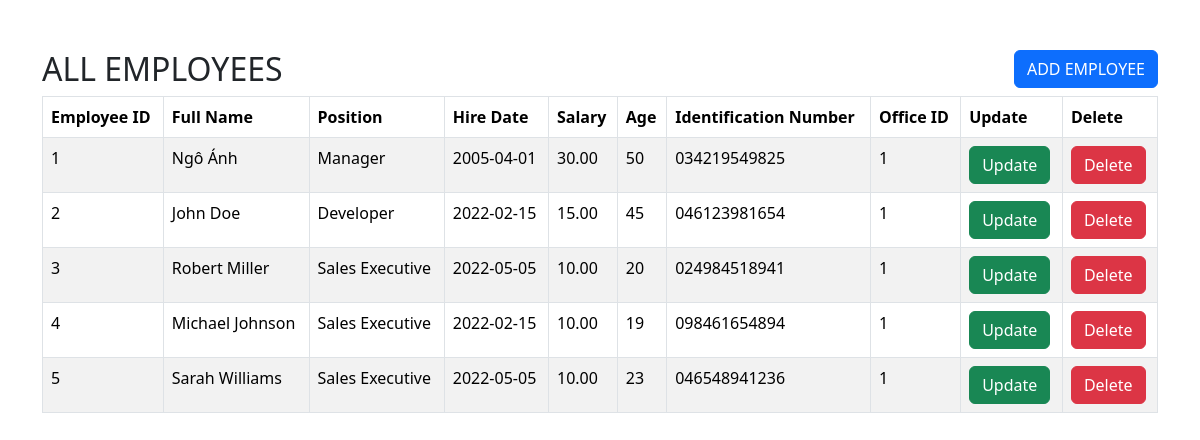
Page /page_employee.php on the committed database.
### tables this page shows
CREATE TABLE `employee` (
  `employeeId` int NOT NULL,
  `fullName` varchar(50) DEFAULT NULL,
  `position` varchar(30) DEFAULT NULL,
  `hireDate` date DEFAULT NULL,
  `salary` decimal(10,2) DEFAULT NULL,
  `age` int DEFAULT NULL,
  `identificationNumber` varchar(20) DEFAULT NULL,
  `officeId` int DEFAULT NULL,
  PRIMARY KEY (`employeeId`),
  KEY `officeId` (`officeId`),
  CONSTRAINT `employee_ibfk_1` FOREIGN KEY (`officeId`) REFERENCES `office` (`officeId`)
);

### page_employee.php (the view, shortened to what this page needs)
<!DOCTYPE html>
<html lang="en">
<head>
    <link href="https://cdn.jsdelivr.net/npm/bootstrap@5.3.2/dist/css/bootstrap.min.css" rel="stylesheet">
</head>
<body>
    <?php include 'dbcon.php'; ?>
    <div class="container">
        <div class="box1">
            <h2>ALL EMPLOYEES</h2>
            <button class="btn btn-primary" data-bs-toggle="modal" data-bs-target="#exampleModal">ADD EMPLOYEE</button>
        </div>
        <table class="table table-hover table-bordered table-striped">
            <thead>
                <tr>
                    <th>Employee ID</th>
                    <th>Full Name</th>
                    <th>Position</th>
                    <th>Hire Date</th>
                    <th>Salary</th>
                    <th>Age</th>
                    <th>Identification Number</th>
                    <th>Office ID</th>
                    <th>Update</th>
                    <th>Delete</th>
                </tr>
            </thead>
            <tbody>
                <?php
                $query = "SELECT * FROM `employee`";
                $result = mysqli_query($connection, $query);
                if (!$result) {
                    die("query Failed" . mysqli_error());
                } else {
                    while($row = mysqli_fetch_assoc($result)) {
                        echo "<tr>";
                        echo "<td>" . $row['employeeId'] . "</td>";
                        echo "<td>" . $row['fullName'] . "</td>";
                        echo "<td>" . $row['position'] . "</td>";
                        echo "<td>" . $row['hireDate'] . "</td>";
                        echo "<td>" . $row['salary'] . "</td>";
                        echo "<td>" . $row['age'] . "</td>";
                        echo "<td>" . $row['identificationNumber'] . "</td>";
                        echo "<td>" . $row['officeId'] . "</td>";
                        echo "<td><a href='update_data_employee.php?employeeId=".$row['employeeId']."' class='btn btn-success'>Update</a></td>";
                        echo "<td><a href='delete_data_employee.php?employeeId=".$row['employeeId']."' class='btn btn-danger'>Delete</a></td>";
                        echo "</tr>";
                    }
                }
                ?>
            </tbody>
        </table>
    </div>
</body>
</html>

### page_employee.php (style rules this page uses)
.box1 h2 { float: left; }
.box1 button { float: right; }
.container { margin-top: 50px; }

### rows in the picture
employee: employeeId "1", fullName "Ngô Ánh", position "Manager", hireDate "2005-04-01", salary "30.00", age "50", identificationNumber "034219549825", officeId "1"
employee: employeeId "2", fullName "John Doe", position "Developer", hireDate "2022-02-15", salary "15.00", age "45", identificationNumber "046123981654", officeId "1"
employee: employeeId "3", fullName "Robert Miller", position "Sales Executive", hireDate "2022-05-05", salary "10.00", age "20", identificationNumber "024984518941", officeId "1"
employee: employeeId "4", fullName "Michael Johnson", position "Sales Executive", hireDate "2022-02-15", salary "10.00", age "19", identificationNumber "098461654894", officeId "1"
employee: employeeId "5", fullName "Sarah Williams", position "Sales Executive", hireDate "2022-05-05", salary "10.00", age "23", identificationNumber "046548941236", officeId "1"
